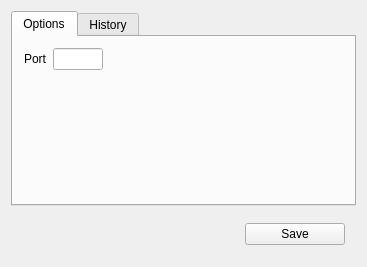
<?xml version="1.0" encoding="UTF-8"?>
<ui version="4.0">
 <class>MainWindow</class>
 <widget class="QMainWindow" name="MainWindow">
  <property name="geometry">
   <rect>
    <x>0</x>
    <y>0</y>
    <width>367</width>
    <height>267</height>
   </rect>
  </property>
  <property name="windowTitle">
   <string>MainWindow</string>
  </property>
  <widget class="QWidget" name="centralWidget">
   <layout class="QVBoxLayout" name="verticalLayout">
    <item>
     <widget class="QTabWidget" name="tabWidget">
      <property name="currentIndex">
       <number>0</number>
      </property>
      <widget class="QWidget" name="tab">
       <attribute name="title">
        <string>Options</string>
       </attribute>
       <layout class="QFormLayout" name="formLayout">
        <item row="0" column="0">
         <widget class="QLabel" name="label">
          <property name="text">
           <string>Port</string>
          </property>
         </widget>
        </item>
        <item row="0" column="1">
         <widget class="QLineEdit" name="oPortLineEdit">
          <property name="maximumSize">
           <size>
            <width>50</width>
            <height>16777215</height>
           </size>
          </property>
         </widget>
        </item>
       </layout>
      </widget>
      <widget class="QWidget" name="tab_2">
       <attribute name="title">
        <string>History</string>
       </attribute>
       <layout class="QVBoxLayout" name="verticalLayout_2">
        <item>
         <widget class="QListView" name="oHistoryListView"/>
        </item>
       </layout>
      </widget>
     </widget>
    </item>
    <item>
     <widget class="QWidget" name="widget" native="true">
      <layout class="QHBoxLayout" name="horizontalLayout">
       <item>
        <spacer name="horizontalSpacer">
         <property name="orientation">
          <enum>Qt::Horizontal</enum>
         </property>
         <property name="sizeType">
          <enum>QSizePolicy::Maximum</enum>
         </property>
         <property name="sizeHint" stdset="0">
          <size>
           <width>3000</width>
           <height>20</height>
          </size>
         </property>
        </spacer>
       </item>
       <item>
        <widget class="QPushButton" name="oSaveButton">
         <property name="minimumSize">
          <size>
           <width>100</width>
           <height>0</height>
          </size>
         </property>
         <property name="baseSize">
          <size>
           <width>100</width>
           <height>0</height>
          </size>
         </property>
         <property name="text">
          <string>Save</string>
         </property>
        </widget>
       </item>
      </layout>
     </widget>
    </item>
   </layout>
  </widget>
 </widget>
 <layoutdefault spacing="6" margin="11"/>
 <resources/>
 <connections/>
</ui>
